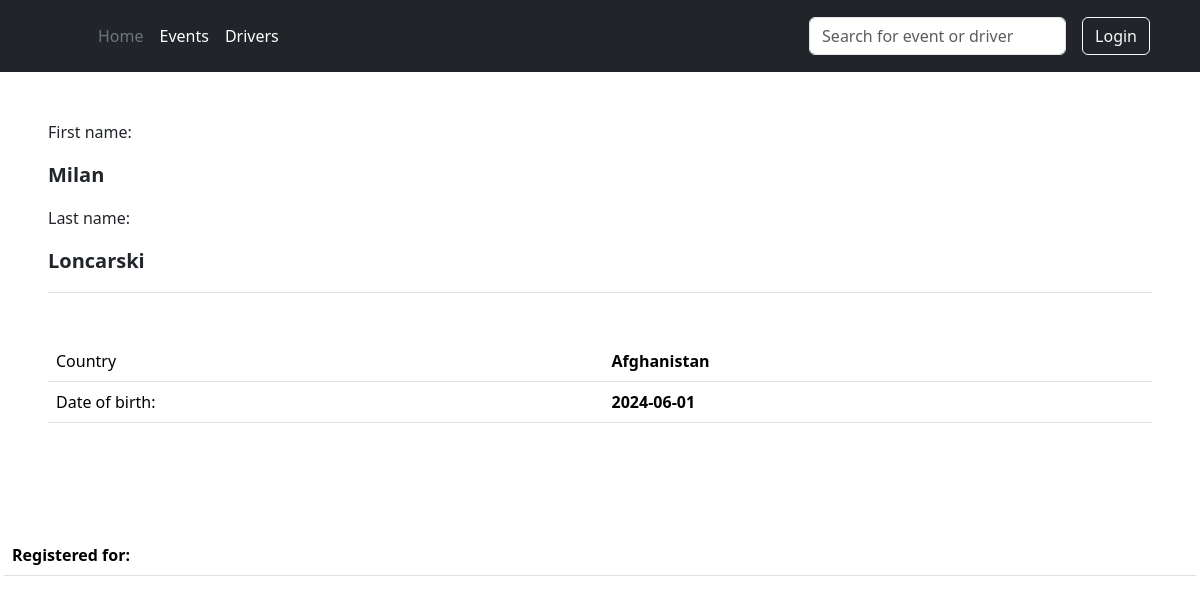
The page /driver/1 on the database as committed earlier.
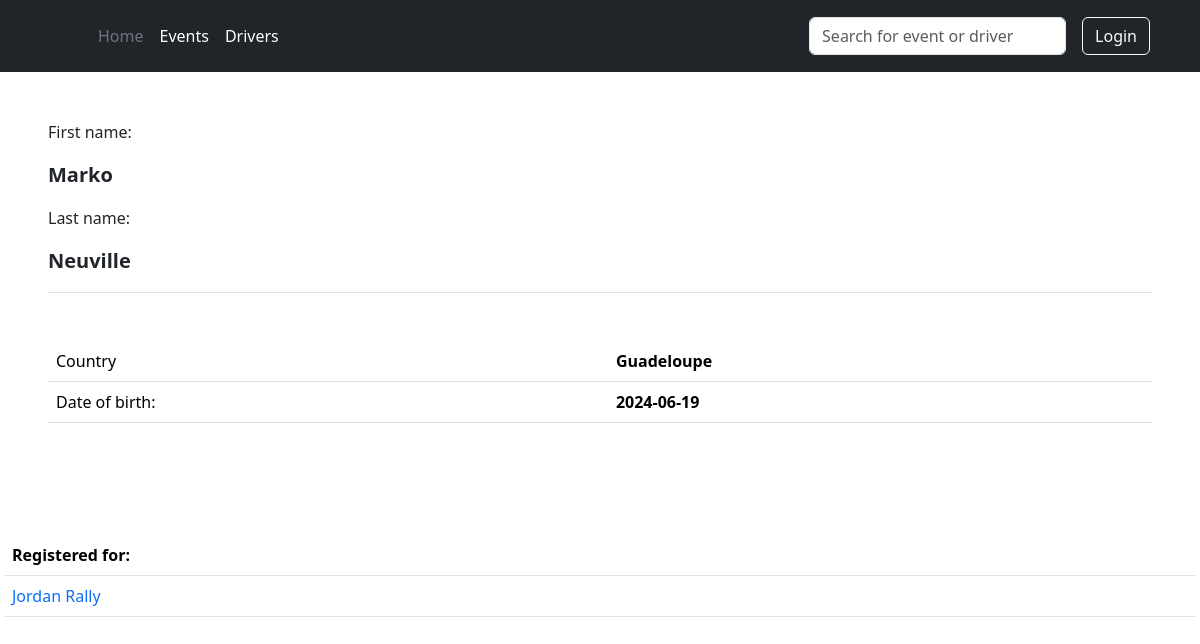
The same page on the database as committed later.
### models/driver.py (models this page shows, shortened)
class DriverModel(db.Model):
    __tablename__ = "drivers"
    id = db.Column(db.Integer, primary_key=True)
    first_name = db.Column(db.String(30), nullable=False)
    last_name = db.Column(db.String(30), nullable=False)
    birth_date = db.Column(db.Date, nullable=True)
    country = db.Column(db.String(40), nullable=True)
    results = db.relationship("ResultModel", back_populates="driver")
    events = db.Relationship("EventModel", back_populates="drivers", secondary="event_driver_link")
    __table_args__ = (
        db.UniqueConstraint('first_name', 'last_name', 'birth_date', name='uix_1'),
    )

### models/event.py (models this page shows, shortened)
class EventModel(db.Model):
    __tablename__ = "events"
    id = db.Column(db.Integer, primary_key=True)
    name = db.Column(db.String(250), nullable=False)
    series = db.Column(db.String(250), nullable=True)
    series_instance = db.Column(db.Integer, nullable=True)
    date_from = db.Column(db.Date, nullable=False)
    date_to = db.Column(db.Date, nullable=False)
    country = db.Column(db.String(3), nullable=False)
    location = db.Column(db.String(250), nullable=False)
    surface = db.Column(db.String(250), nullable=False)
    distance = db.Column(db.Float, nullable=True)
    ss_num = db.Column(db.Integer, nullable=False)
    drivers = db.relationship("DriverModel", back_populates="events", secondary="event_driver_link")
    results = db.relationship("ResultModel", back_populates="event")

### blueprints/driver.py (the view)
@blp.route('/driver/<int:driver_id>')
def driver(driver_id):
    requested_driver = db.get_or_404(DriverModel, driver_id)
    print(requested_driver.first_name + requested_driver.last_name)
    return render_template('driver.html', driver=requested_driver)

### templates/driver.html (shortened to what this page needs)
{% extends 'base.html' %}
{% from "bootstrap5/form.html" import render_form %}
{% block header %}
{% include "header.html" %}
{% endblock %}
{% block content %}
<div class="'container ">
    <div class="driver_info p-5">
        <div class="border-bottom">
            <p>First name:</p>
            <p style="font-size: 20px; font-weight: bold">{{ driver.first_name }}</p>
            <p>Last name:</p>
            <p style="font-size: 20px; font-weight: bold">{{ driver.last_name }}</p>
        </div>
        <div class="py-5 col-xxl-4">
            <table class="table col-xxl-4">
                <tr>
                    <td>Country</td>
                    <td style="font-weight: bold">{{ driver.country }}</td>
                </tr>
                <tr>
                    <td>Date of birth:</td>
                    <td style="font-weight: bold">{{ driver.birth_date }}</td>
                </tr>
            </table>
        </div>
    </div>
</div>
<div class="row driver_events px-3">
    <table class="table col-xxl-10">
        <tr>
            <th scope="col">Registered for:</th>
        </tr>
        {% for event in driver.events %}
        <tr>
            <td scope="col"><a href="{{ url_for('event', event_id=event.id) }}">{{ event.name }}</a></td>
        </tr>
        {% endfor %}
    </table>
</div>
{% endblock %}

### templates/base.html (shortened to what this page needs)
<!DOCTYPE html>
<html lang="en">
<head>
    {% block styles %}
    {{ bootstrap.load_css() }}
    <link
            href="{{ url_for('static', filename='css/styles.css') }}"
            rel="stylesheet"
    />
    {% endblock %}
</head>
<header>
{% block header %}{% endblock %}
</header>
<body>
{% block content %}{% endblock %}
</body>
</html>

### templates/header.html
{% from "bootstrap5/form.html" import render_form %}
<header class="p-3 bg-dark text-white">
    <div class="container">
        <div class="d-flex flex-wrap align-items-center justify-content-center justify-content-lg-start">
            <a href="/" class="d-flex align-items-center mb-2 mb-lg-0 text-white text-decoration-none">
                <svg class="bi me-2" width="40" height="32" role="img" aria-label="Bootstrap">
                    <use xlink:href="#bootstrap"></use>
                </svg>
            </a>
            <ul class="nav col-12 col-lg-auto me-lg-auto mb-2 justify-content-center mb-md-0">
                <li><a href="{{ url_for('home.index') }}" class="nav-link px-2 text-secondary">Home</a></li>
                <li><a href="{{ url_for('event.all_events') }}" class="nav-link px-2 text-white">Events</a></li>
                <li><a href="{{ url_for('driver.all_drivers') }}" class="nav-link px-2 text-white">Drivers</a></li>
            </ul>
            <form class="col-12 col-lg-auto col-xxl-3 mb-3 mb-lg-0 me-lg-3" method="POST" action="{{ url_for('search.search') }}">
                <input type="search" class="form-control form-control-dark" placeholder="Search for event or driver" aria-label="Search" name="searched">
            </form>
            <div class="text-end">
                <button type="button" class="btn btn-outline-light me-2">Login</button>
            </div>
        </div>
    </div>
</header>

Rows that differ between the two databases and show on the page:
changed DriverModel: first_name "Milan" → "Marko"; last_name "Loncarski" → "Neuville"; country "Afghanistan" → "Guadeloupe"; birth_date "2024-06-01" → "2024-06-19"
added EventModel: name "Jordan Rally"
